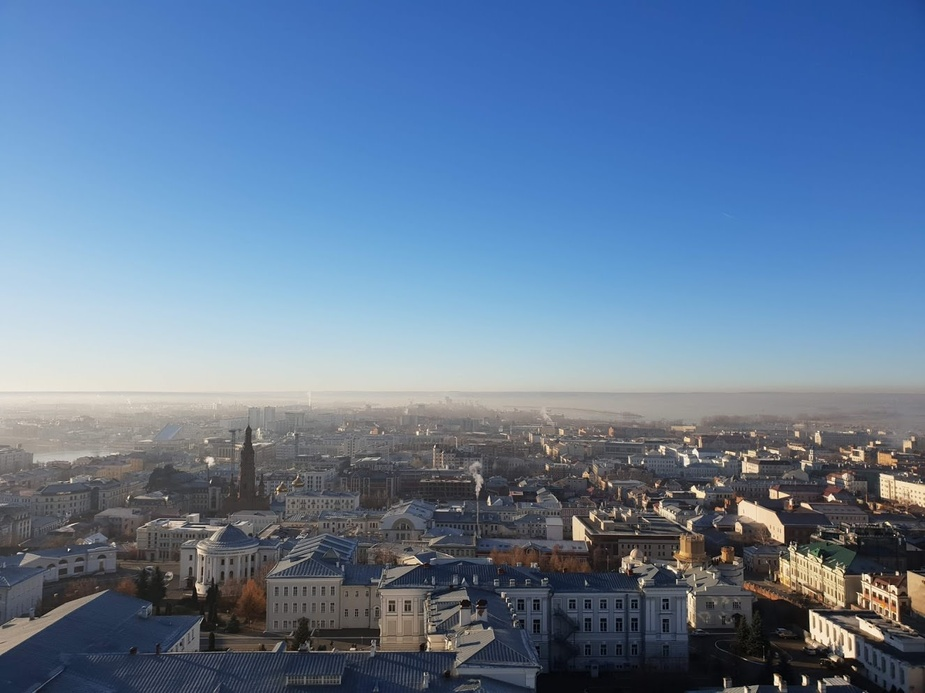
#> input picture Panorama Stitching/images/panorama-left.jpg, 925 x 693 px, shrunk from 1326 x 994 before the run
$ jupyter execute --allow-errors python-demo.ipynb
#> lines starting #> are read from the running program, lines starting #| are printed output that depends on the picture
In this homework you are developing panorama stitching software.

It should align and combine two images into one panorama. This can be achieved by:
- extracting features (use **SURF**);
- finding corresponding features between the two images;
- calculating the transform between images (homography);
- combining them into one image.

### Feature Extraction
First step in panorama stitching is extraction of features.
Features are keypoints with descriptors. Use SURF to detect those features.

### Feature Correspondance
Find correspondances between features between two images. Use k-NN.

### Homography between Images
Use the RANSAC algorithm to estimate a homography matrix using our matched feature vectors.
Apply a warping transformation using the homography matrix obtained at previous step.

Left Panorama Image        |  Right Panorama Image
:-------------------------:|:-------------------------:
  |

[cell 1]
import cv2 as cv
import numpy as np
import matplotlib.pyplot as plt

[cell 2]
# load and show the images
left_img = cv.cvtColor(cv.imread('images/panorama-left.jpg'), cv.COLOR_BGR2GRAY)
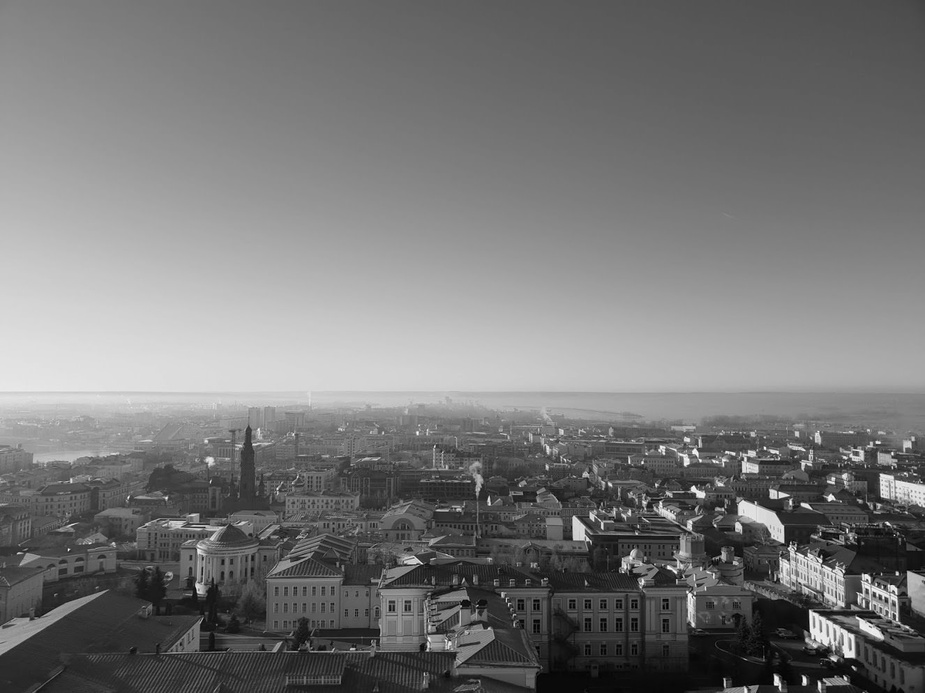
#> left_img: shape (693, 925); min 0, max 254, mean 119
right_img = cv.cvtColor(cv.imread('images/panorama-right.jpg'), cv.COLOR_BGR2GRAY)
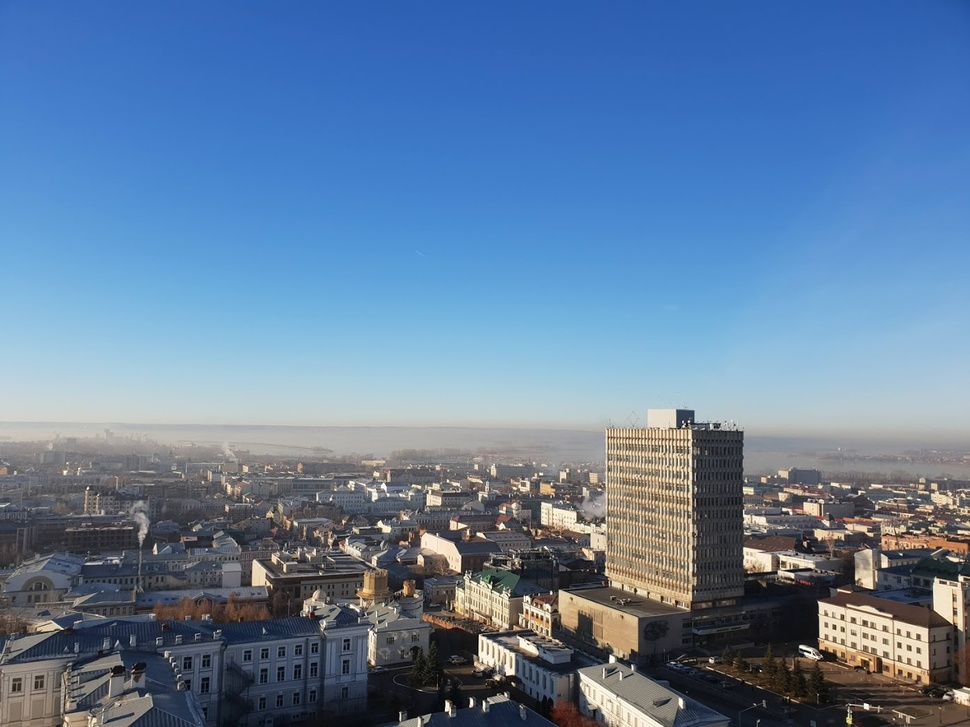
#> input picture Panorama Stitching/images/panorama-right.jpg, 970 x 727 px, shrunk from 1391 x 1043 before the run
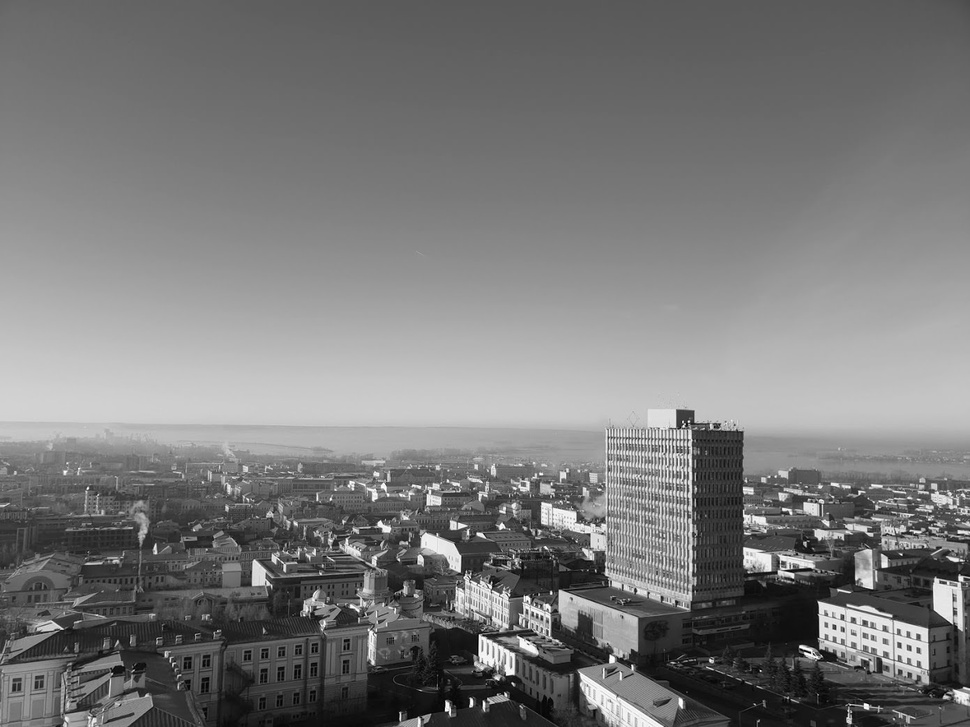
#> right_img: shape (727, 970); min 0, max 255, mean 121.4

fig, axes = plt.subplots(1, 2, figsize=(20,20), constrained_layout=True)

[axis.set_axis_off() for axis in axes.ravel()]

axes[0].imshow(left_img, 'gray')
axes[0].set_title('Left Image', fontsize=24)

axes[1].imshow(right_img, 'gray')
axes[1].set_title('Right Image', fontsize=24)

plt.show()
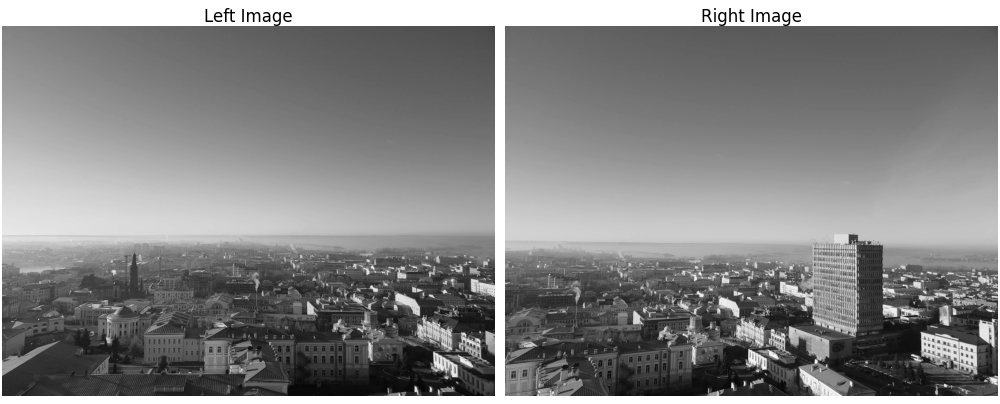
#> figure drawn by matplotlib, 2 panels

#> (a cell that did not finish here is left out)

[cell 4]
# match keypoints (brute-force) and filter them out by ratio (Lowe's test)

matcher = cv.BFMatcher()

#> (the rest of this cell did not finish here and is left out)

#> (a cell that did not finish here is left out)

[cell 6]
left_height, left_width = left_img.shape
#> left_height = 693; left_width = 925
right_height, right_width = right_img.shape
#> right_height = 727; right_width = 970

panorama_height = max(left_height, right_height)
#> panorama_height = 727
panorama_width = left_width + right_width
#> panorama_width = 1895

#> (the rest of this cell did not finish here and is left out)
